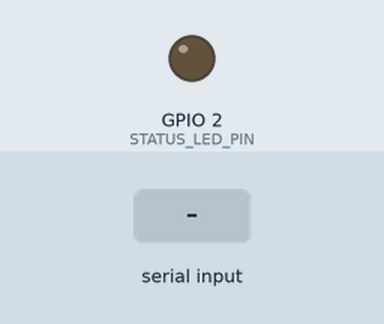
This sketch was run on a simulated ESP32. On the bench: output pins drawn as LEDs (lit = HIGH). The test bench sets the inputs (shaded band). What the sketch prints to the serial monitor is not drawn.

Above: at 13.3 s.
13.4 s: "INIT_MASTER\n" received over the second serial link
At 14.0 s:
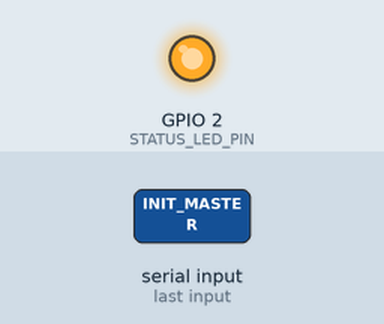
14.9 s: "SLAVE_READY\n" received over the second serial link
16.4 s: "MASTER_DATA:\n" received over the second serial link
Timing chart, 0 to 19.4 s (numbered marks = the images above; inputs shaded):
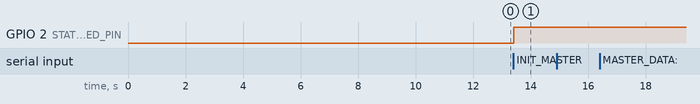

Measured:
- after the input at 13.4 s, GPIO 2 (STATUS_LED_PIN): LOW → HIGH at once
- after the input at 14.9 s, every drawn part: stays the same
- after the input at 16.4 s, every drawn part: stays the same

The sketch:

ESP32_____.ino
```cpp
/*
 * ESP32 调试版本
 * 功能：详细调试数据接收过程
 */

// 串口配置
#define MEGA_TX_PIN 16     // ESP32 TX
#define MEGA_RX_PIN 17     // ESP32 RX
#define STATUS_LED_PIN 2   // 状态指示

// 在ESP32上使用Serial2与Mega2560通信
#define megaSerial Serial2

// 系统状态
bool megaConnected = false;
unsigned long lastHeartbeat = 0;
int dataCount = 0;

void setup() {
  // 先初始化调试串口
  Serial.begin(115200);
  delay(100);

  Serial.println("==========================================");
  Serial.println("ESP32 调试版本启动");
  Serial.println("==========================================");

  // 初始化引脚
  pinMode(STATUS_LED_PIN, OUTPUT);
  digitalWrite(STATUS_LED_PIN, LOW);

  // 初始化与Mega2560的通信
  megaSerial.begin(115200, SERIAL_8N1, MEGA_RX_PIN, MEGA_TX_PIN);

  // 等待启动完成
  delay(2000);

  Serial.println("ESP32初始化完成！");

  // 发送初始化响应
  megaSerial.println("ESP32_READY");
  Serial.println("发送ESP32_READY到Mega2560");

  // 等待Mega2560响应
  unsigned long timeout = millis() + 10000;
  while (millis() < timeout) {
    if (megaSerial.available()) {
      String response = megaSerial.readStringUntil('\n');
      response.trim();

      Serial.println("收到Mega2560消息: " + response);

      if (response == "INIT_MASTER" || response == "SLAVE_READY") {
        megaConnected = true;
        digitalWrite(STATUS_LED_PIN, HIGH);
        Serial.println("Mega2560连接成功！");
        break;
      }
    }
    delay(100);
  }

  if (!megaConnected) {
    Serial.println("Mega2560连接超时！");
  }
}

void loop() {
  // 处理与Mega2560的通信
  handleMegaCommunication();

  // 发送心跳
  sendHeartbeat();

  delay(10);
}

// 处理Mega2560通信
void handleMegaCommunication() {
  // 检查是否有数据可读
  if (megaSerial.available()) {
    Serial.println("检测到数据可读，可用字节数: " + String(megaSerial.available()));

    // 读取所有可用数据
    String data = "";
    while (megaSerial.available()) {
      char c = megaSerial.read();
      data += c;
    }

    Serial.println("原始数据: [" + data + "]");
    Serial.println("数据长度: " + String(data.length()));

    // 显示每个字符的ASCII值
    Serial.print("ASCII值: ");
    for (int i = 0; i < data.length(); i++) {
      Serial.print(String(data.charAt(i), DEC) + " ");
    }
    Serial.println();

    // 处理数据
    data.trim();
    if (data.length() > 0) {
      dataCount++;
      Serial.println("处理数据 #" + String(dataCount) + ": " + data);

      // 处理不同类型的数据
      if (data.startsWith("MASTER_DATA:")) {
        handleMasterData(data);
      } else if (data.startsWith("SLAVE_STATUS:") || data.startsWith("SLAVE_DATA:")) {
        handleSlaveData(data);
      } else if (data == "INIT_MASTER" || data == "SLAVE_READY") {
        megaConnected = true;
        digitalWrite(STATUS_LED_PIN, HIGH);
        Serial.println("Mega2560重新连接成功！");
      } else {
        Serial.println("未知数据类型: " + data);
      }
    } else {
      Serial.println("数据为空，忽略");
    }
  }
}

// 处理主设备数据
void handleMasterData(String data) {
  Serial.println("处理主设备数据: " + data);

  // 解析数据
  if (data.length() > 12) { // "MASTER_DATA:" 长度为12
    String dataPart = data.substring(12);
    Serial.println("数据部分: " + dataPart);

    // 分割数据
    int commaCount = 0;
    for (int i = 0; i < dataPart.length(); i++) {
      if (dataPart.charAt(i) == ',') {
        commaCount++;
      }
    }
    Serial.println("数据字段数量: " + String(commaCount + 1));
  }
}

// 处理从设备数据
void handleSlaveData(String data) {
  Serial.println("处理从设备数据: " + data);
}

// 发送心跳
void sendHeartbeat() {
  if (millis() - lastHeartbeat > 5000) { // 每5秒发送一次
    if (megaConnected) {
      megaSerial.println("ESP32_HEARTBEAT");
      Serial.println("发送心跳到Mega2560");
    }
    lastHeartbeat = millis();
  }
}
```
